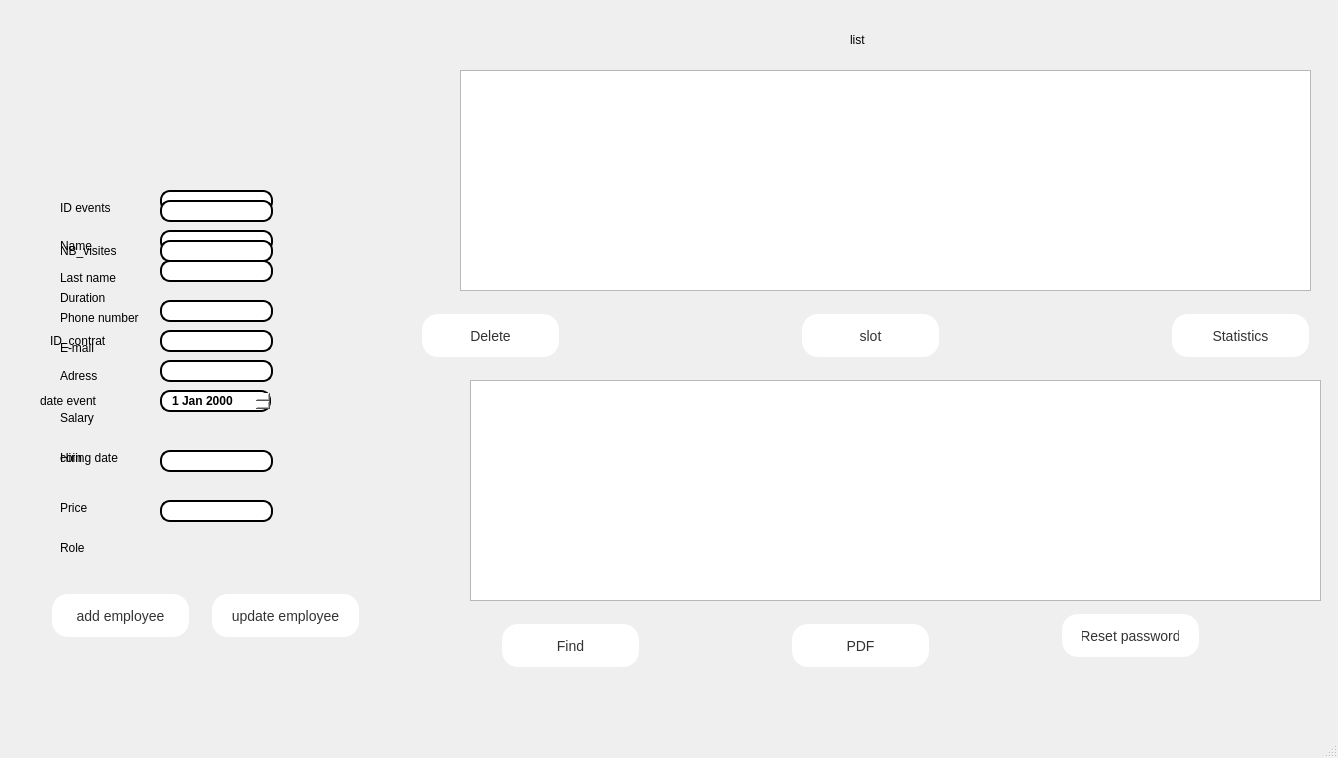
<?xml version="1.0" encoding="UTF-8"?>
<ui version="4.0">
 <class>gestion_guests</class>
 <widget class="QMainWindow" name="gestion_guests">
  <property name="geometry">
   <rect>
    <x>0</x>
    <y>0</y>
    <width>1338</width>
    <height>758</height>
   </rect>
  </property>
  <property name="windowTitle">
   <string>MainWindow</string>
  </property>
  <widget class="QWidget" name="centralwidget">
   <widget class="QLabel" name="label_9">
    <property name="geometry">
     <rect>
      <x>60</x>
      <y>340</y>
      <width>56</width>
      <height>16</height>
     </rect>
    </property>
    <property name="text">
     <string>E-mail</string>
    </property>
   </widget>
   <widget class="QTableView" name="tableView_2">
    <property name="geometry">
     <rect>
      <x>470</x>
      <y>380</y>
      <width>851</width>
      <height>221</height>
     </rect>
    </property>
   </widget>
   <widget class="QLineEdit" name="lineEdit_3">
    <property name="geometry">
     <rect>
      <x>160</x>
      <y>230</y>
      <width>113</width>
      <height>22</height>
     </rect>
    </property>
    <property name="styleSheet">
     <string notr="true">QLineEdit {

border: 2px solid black;

border-radius: 10px;

padding: 0 8px;

background: white;

font-weight: bold; /* Le texte est en gras */

}</string>
    </property>
   </widget>
   <widget class="QLineEdit" name="lineEdit_2">
    <property name="geometry">
     <rect>
      <x>160</x>
      <y>190</y>
      <width>113</width>
      <height>22</height>
     </rect>
    </property>
    <property name="styleSheet">
     <string notr="true">QLineEdit {

border: 2px solid black;

border-radius: 10px;

padding: 0 8px;

background: white;

font-weight: bold; /* Le texte est en gras */

}</string>
    </property>
   </widget>
   <widget class="QPushButton" name="pushButton_5">
    <property name="geometry">
     <rect>
      <x>790</x>
      <y>620</y>
      <width>141</width>
      <height>51</height>
     </rect>
    </property>
    <property name="styleSheet">
     <string notr="true">QPushButton {
   background-color: #fff;
   border: none;
   color: #333;
   padding: 10px 20px;
   text-align: center;
   text-decoration: none;
   display: inline-block;
   font-size: 14px;
   margin: 4px 2px;
   cursor: pointer;
   border-radius: 16px;

}

QPushButton:hover {
   background-color: #EF829B;
}
QPushButton:pressed
{
    background-color: rgb(255, 180, 5);
    border: 1px solid white;
}</string>
    </property>
    <property name="text">
     <string>PDF</string>
    </property>
   </widget>
   <widget class="QLabel" name="label">
    <property name="geometry">
     <rect>
      <x>-10</x>
      <y>0</y>
      <width>1401</width>
      <height>751</height>
     </rect>
    </property>
    <property name="styleSheet">
     <string notr="true">background-image: url(:/back/backprj.png);</string>
    </property>
    <property name="text">
     <string/>
    </property>
   </widget>
   <widget class="QLabel" name="label_6">
    <property name="geometry">
     <rect>
      <x>60</x>
      <y>230</y>
      <width>121</width>
      <height>31</height>
     </rect>
    </property>
    <property name="text">
     <string>Name </string>
    </property>
   </widget>
   <widget class="QLineEdit" name="lineEdit_5">
    <property name="geometry">
     <rect>
      <x>160</x>
      <y>300</y>
      <width>113</width>
      <height>22</height>
     </rect>
    </property>
    <property name="styleSheet">
     <string notr="true">QLineEdit {

border: 2px solid black;

border-radius: 10px;

padding: 0 8px;

background: white;

font-weight: bold; /* Le texte est en gras */

}</string>
    </property>
   </widget>
   <widget class="QPushButton" name="pushButton_6">
    <property name="geometry">
     <rect>
      <x>1170</x>
      <y>310</y>
      <width>141</width>
      <height>51</height>
     </rect>
    </property>
    <property name="styleSheet">
     <string notr="true">QPushButton {
   background-color: #fff;
   border: none;
   color: #333;
   padding: 10px 20px;
   text-align: center;
   text-decoration: none;
   display: inline-block;
   font-size: 14px;
   margin: 4px 2px;
   cursor: pointer;
   border-radius: 16px;

}

QPushButton:hover {
   background-color: #EF829B;
}
QPushButton:pressed
{
    background-color: rgb(255, 180, 5);
    border: 1px solid white;
}</string>
    </property>
    <property name="text">
     <string>Statistics</string>
    </property>
   </widget>
   <widget class="QLabel" name="label_10">
    <property name="geometry">
     <rect>
      <x>60</x>
      <y>410</y>
      <width>56</width>
      <height>16</height>
     </rect>
    </property>
    <property name="text">
     <string>Salary </string>
    </property>
   </widget>
   <widget class="QPushButton" name="pushButton_8">
    <property name="geometry">
     <rect>
      <x>1060</x>
      <y>610</y>
      <width>141</width>
      <height>51</height>
     </rect>
    </property>
    <property name="styleSheet">
     <string notr="true">QPushButton {
   background-color: #fff;
   border: none;
   color: #333;
   padding: 10px 20px;
   text-align: center;
   text-decoration: none;
   display: inline-block;
   font-size: 14px;
   margin: 4px 2px;
   cursor: pointer;
   border-radius: 16px;

}

QPushButton:hover {
   background-color: #EF829B;
}
QPushButton:pressed
{
    background-color: rgb(255, 180, 5);
    border: 1px solid white;
}</string>
    </property>
    <property name="text">
     <string>Reset password</string>
    </property>
   </widget>
   <widget class="QLabel" name="label_14">
    <property name="geometry">
     <rect>
      <x>60</x>
      <y>540</y>
      <width>56</width>
      <height>16</height>
     </rect>
    </property>
    <property name="text">
     <string>Role</string>
    </property>
   </widget>
   <widget class="QLineEdit" name="lineEdit">
    <property name="geometry">
     <rect>
      <x>160</x>
      <y>360</y>
      <width>113</width>
      <height>22</height>
     </rect>
    </property>
    <property name="styleSheet">
     <string notr="true">QLineEdit {

border: 2px solid black;

border-radius: 10px;

padding: 0 8px;

background: white;

font-weight: bold; /* Le texte est en gras */

}</string>
    </property>
   </widget>
   <widget class="QPushButton" name="pushButton_2">
    <property name="geometry">
     <rect>
      <x>210</x>
      <y>590</y>
      <width>151</width>
      <height>51</height>
     </rect>
    </property>
    <property name="styleSheet">
     <string notr="true">QPushButton {
   background-color: #fff;
   border: none;
   color: #333;
   padding: 10px 20px;
   text-align: center;
   text-decoration: none;
   display: inline-block;
   font-size: 14px;
   margin: 4px 2px;
   cursor: pointer;
   border-radius: 16px;

}

QPushButton:hover {
   background-color: #EF829B;
}
QPushButton:pressed
{
    background-color: rgb(255, 180, 5);
    border: 1px solid white;
}</string>
    </property>
    <property name="text">
     <string>update employee</string>
    </property>
   </widget>
   <widget class="QLabel" name="label_11">
    <property name="geometry">
     <rect>
      <x>60</x>
      <y>450</y>
      <width>81</width>
      <height>16</height>
     </rect>
    </property>
    <property name="text">
     <string>Hiring date </string>
    </property>
   </widget>
   <widget class="QLabel" name="label_8">
    <property name="geometry">
     <rect>
      <x>60</x>
      <y>360</y>
      <width>81</width>
      <height>31</height>
     </rect>
    </property>
    <property name="text">
     <string>Adress </string>
    </property>
   </widget>
   <widget class="QLabel" name="label_13">
    <property name="geometry">
     <rect>
      <x>60</x>
      <y>310</y>
      <width>111</width>
      <height>16</height>
     </rect>
    </property>
    <property name="text">
     <string>Phone number </string>
    </property>
   </widget>
   <widget class="QLabel" name="label_7">
    <property name="geometry">
     <rect>
      <x>60</x>
      <y>270</y>
      <width>81</width>
      <height>16</height>
     </rect>
    </property>
    <property name="text">
     <string>Last name </string>
    </property>
   </widget>
   <widget class="QLineEdit" name="lineEdit_4">
    <property name="geometry">
     <rect>
      <x>160</x>
      <y>260</y>
      <width>113</width>
      <height>22</height>
     </rect>
    </property>
    <property name="styleSheet">
     <string notr="true">QLineEdit {

border: 2px solid black;

border-radius: 10px;

padding: 0 8px;

background: white;

font-weight: bold; /* Le texte est en gras */

}</string>
    </property>
   </widget>
   <widget class="QLabel" name="label_2">
    <property name="geometry">
     <rect>
      <x>0</x>
      <y>0</y>
      <width>371</width>
      <height>721</height>
     </rect>
    </property>
    <property name="styleSheet">
     <string notr="true">background-image: url(:/back/421525424_1539931383656472_8078008905184343449_n.png);</string>
    </property>
    <property name="text">
     <string/>
    </property>
   </widget>
   <widget class="QPushButton" name="pushButton_3">
    <property name="geometry">
     <rect>
      <x>420</x>
      <y>310</y>
      <width>141</width>
      <height>51</height>
     </rect>
    </property>
    <property name="styleSheet">
     <string notr="true">QPushButton {
   background-color: #fff;
   border: none;
   color: #333;
   padding: 10px 20px;
   text-align: center;
   text-decoration: none;
   display: inline-block;
   font-size: 14px;
   margin: 4px 2px;
   cursor: pointer;
   border-radius: 16px;

}

QPushButton:hover {
   background-color: #EF829B;
}
QPushButton:pressed
{
    background-color: rgb(255, 180, 5);
    border: 1px solid white;
}</string>
    </property>
    <property name="text">
     <string>Delete</string>
    </property>
   </widget>
   <widget class="QPushButton" name="pushButton_4">
    <property name="geometry">
     <rect>
      <x>500</x>
      <y>620</y>
      <width>141</width>
      <height>51</height>
     </rect>
    </property>
    <property name="styleSheet">
     <string notr="true">QPushButton {
   background-color: #fff;
   border: none;
   color: #333;
   padding: 10px 20px;
   text-align: center;
   text-decoration: none;
   display: inline-block;
   font-size: 14px;
   margin: 4px 2px;
   cursor: pointer;
   border-radius: 16px;

}

QPushButton:hover {
   background-color: #EF829B;
}
QPushButton:pressed
{
    background-color: rgb(255, 180, 5);
    border: 1px solid white;
}</string>
    </property>
    <property name="text">
     <string>Find</string>
    </property>
   </widget>
   <widget class="QLabel" name="label_4">
    <property name="geometry">
     <rect>
      <x>60</x>
      <y>200</y>
      <width>111</width>
      <height>16</height>
     </rect>
    </property>
    <property name="text">
     <string>ID events</string>
    </property>
   </widget>
   <widget class="QLineEdit" name="lineEdit_7">
    <property name="geometry">
     <rect>
      <x>160</x>
      <y>240</y>
      <width>113</width>
      <height>22</height>
     </rect>
    </property>
    <property name="styleSheet">
     <string notr="true">QLineEdit {

border: 2px solid black;

border-radius: 10px;

padding: 0 8px;

background: white;

font-weight: bold; /* Le texte est en gras */

}</string>
    </property>
   </widget>
   <widget class="QLabel" name="label_3">
    <property name="geometry">
     <rect>
      <x>140</x>
      <y>40</y>
      <width>121</width>
      <height>91</height>
     </rect>
    </property>
    <property name="styleSheet">
     <string notr="true">image: url(:/logo++.png);
image: url(:/logo/logo++.png);</string>
    </property>
    <property name="text">
     <string/>
    </property>
   </widget>
   <widget class="QLabel" name="label_5">
    <property name="geometry">
     <rect>
      <x>850</x>
      <y>30</y>
      <width>161</width>
      <height>20</height>
     </rect>
    </property>
    <property name="text">
     <string>list</string>
    </property>
   </widget>
   <widget class="QLineEdit" name="lineEdit_6">
    <property name="geometry">
     <rect>
      <x>160</x>
      <y>200</y>
      <width>113</width>
      <height>22</height>
     </rect>
    </property>
    <property name="styleSheet">
     <string notr="true">QLineEdit {

border: 2px solid black;

border-radius: 10px;

padding: 0 8px;

background: white;

font-weight: bold; /* Le texte est en gras */

}</string>
    </property>
   </widget>
   <widget class="QPushButton" name="pushButton">
    <property name="geometry">
     <rect>
      <x>50</x>
      <y>590</y>
      <width>141</width>
      <height>51</height>
     </rect>
    </property>
    <property name="styleSheet">
     <string notr="true">QPushButton {
   background-color: #fff;
   border: none;
   color: #333;
   padding: 10px 20px;
   text-align: center;
   text-decoration: none;
   display: inline-block;
   font-size: 14px;
   margin: 4px 2px;
   cursor: pointer;
   border-radius: 16px;

}

QPushButton:hover {
   background-color: #EF829B;
}
QPushButton:pressed
{
    background-color: rgb(255, 180, 5);
    border: 1px solid white;
}</string>
    </property>
    <property name="text">
     <string>add employee</string>
    </property>
   </widget>
   <widget class="QDateEdit" name="dateEdit">
    <property name="geometry">
     <rect>
      <x>160</x>
      <y>390</y>
      <width>111</width>
      <height>22</height>
     </rect>
    </property>
    <property name="styleSheet">
     <string notr="true">QDateEdit {

border: 2px solid black;

border-radius: 10px;

padding: 0 8px;

background: white;

font-weight: bold; /* Le texte est en gras */

}</string>
    </property>
   </widget>
   <widget class="QTableView" name="tableView">
    <property name="geometry">
     <rect>
      <x>460</x>
      <y>70</y>
      <width>851</width>
      <height>221</height>
     </rect>
    </property>
   </widget>
   <widget class="QLabel" name="label_15">
    <property name="geometry">
     <rect>
      <x>60</x>
      <y>240</y>
      <width>71</width>
      <height>21</height>
     </rect>
    </property>
    <property name="text">
     <string>NB_visites</string>
    </property>
   </widget>
   <widget class="QLabel" name="label_16">
    <property name="geometry">
     <rect>
      <x>60</x>
      <y>290</y>
      <width>56</width>
      <height>16</height>
     </rect>
    </property>
    <property name="text">
     <string>Duration</string>
    </property>
   </widget>
   <widget class="QLabel" name="label_17">
    <property name="geometry">
     <rect>
      <x>50</x>
      <y>330</y>
      <width>101</width>
      <height>21</height>
     </rect>
    </property>
    <property name="text">
     <string>ID_contrat</string>
    </property>
   </widget>
   <widget class="QLabel" name="label_19">
    <property name="geometry">
     <rect>
      <x>40</x>
      <y>390</y>
      <width>91</width>
      <height>21</height>
     </rect>
    </property>
    <property name="text">
     <string>date event</string>
    </property>
   </widget>
   <widget class="QLabel" name="label_20">
    <property name="geometry">
     <rect>
      <x>60</x>
      <y>450</y>
      <width>56</width>
      <height>16</height>
     </rect>
    </property>
    <property name="text">
     <string>coin</string>
    </property>
   </widget>
   <widget class="QLabel" name="label_21">
    <property name="geometry">
     <rect>
      <x>60</x>
      <y>500</y>
      <width>56</width>
      <height>16</height>
     </rect>
    </property>
    <property name="text">
     <string>Price</string>
    </property>
   </widget>
   <widget class="QLineEdit" name="lineEdit_8">
    <property name="geometry">
     <rect>
      <x>160</x>
      <y>330</y>
      <width>113</width>
      <height>22</height>
     </rect>
    </property>
    <property name="styleSheet">
     <string notr="true">QLineEdit {

border: 2px solid black;

border-radius: 10px;

padding: 0 8px;

background: white;

font-weight: bold; /* Le texte est en gras */

}</string>
    </property>
   </widget>
   <widget class="QLineEdit" name="lineEdit_10">
    <property name="geometry">
     <rect>
      <x>160</x>
      <y>500</y>
      <width>113</width>
      <height>22</height>
     </rect>
    </property>
    <property name="styleSheet">
     <string notr="true">QLineEdit {

border: 2px solid black;

border-radius: 10px;

padding: 0 8px;

background: white;

font-weight: bold; /* Le texte est en gras */

}</string>
    </property>
   </widget>
   <widget class="QLineEdit" name="lineEdit_11">
    <property name="geometry">
     <rect>
      <x>160</x>
      <y>450</y>
      <width>113</width>
      <height>22</height>
     </rect>
    </property>
    <property name="styleSheet">
     <string notr="true">QLineEdit {

border: 2px solid black;

border-radius: 10px;

padding: 0 8px;

background: white;

font-weight: bold; /* Le texte est en gras */

}</string>
    </property>
   </widget>
   <widget class="QPushButton" name="pushButton_7">
    <property name="geometry">
     <rect>
      <x>210</x>
      <y>590</y>
      <width>151</width>
      <height>51</height>
     </rect>
    </property>
    <property name="styleSheet">
     <string notr="true">QPushButton {
   background-color: #fff;
   border: none;
   color: #333;
   padding: 10px 20px;
   text-align: center;
   text-decoration: none;
   display: inline-block;
   font-size: 14px;
   margin: 4px 2px;
   cursor: pointer;
   border-radius: 16px;

}

QPushButton:hover {
   background-color: #EF829B;
}
QPushButton:pressed
{
    background-color: rgb(255, 180, 5);
    border: 1px solid white;
}</string>
    </property>
    <property name="text">
     <string>update employee</string>
    </property>
   </widget>
   <widget class="QPushButton" name="pushButton_9">
    <property name="geometry">
     <rect>
      <x>800</x>
      <y>310</y>
      <width>141</width>
      <height>51</height>
     </rect>
    </property>
    <property name="styleSheet">
     <string notr="true">QPushButton {
   background-color: #fff;
   border: none;
   color: #333;
   padding: 10px 20px;
   text-align: center;
   text-decoration: none;
   display: inline-block;
   font-size: 14px;
   margin: 4px 2px;
   cursor: pointer;
   border-radius: 16px;

}

QPushButton:hover {
   background-color: #EF829B;
}
QPushButton:pressed
{
    background-color: rgb(255, 180, 5);
    border: 1px solid white;
}</string>
    </property>
    <property name="text">
     <string>slot</string>
    </property>
   </widget>
   <zorder>label</zorder>
   <zorder>label_9</zorder>
   <zorder>tableView_2</zorder>
   <zorder>lineEdit_3</zorder>
   <zorder>lineEdit_2</zorder>
   <zorder>pushButton_5</zorder>
   <zorder>label_6</zorder>
   <zorder>lineEdit_5</zorder>
   <zorder>pushButton_6</zorder>
   <zorder>label_10</zorder>
   <zorder>pushButton_8</zorder>
   <zorder>label_14</zorder>
   <zorder>lineEdit</zorder>
   <zorder>pushButton_2</zorder>
   <zorder>label_11</zorder>
   <zorder>label_8</zorder>
   <zorder>label_13</zorder>
   <zorder>label_7</zorder>
   <zorder>lineEdit_4</zorder>
   <zorder>label_2</zorder>
   <zorder>pushButton_3</zorder>
   <zorder>pushButton_4</zorder>
   <zorder>label_4</zorder>
   <zorder>lineEdit_7</zorder>
   <zorder>label_3</zorder>
   <zorder>label_5</zorder>
   <zorder>lineEdit_6</zorder>
   <zorder>pushButton</zorder>
   <zorder>dateEdit</zorder>
   <zorder>tableView</zorder>
   <zorder>label_15</zorder>
   <zorder>label_16</zorder>
   <zorder>label_17</zorder>
   <zorder>label_19</zorder>
   <zorder>label_20</zorder>
   <zorder>label_21</zorder>
   <zorder>lineEdit_8</zorder>
   <zorder>lineEdit_10</zorder>
   <zorder>lineEdit_11</zorder>
   <zorder>pushButton_7</zorder>
   <zorder>pushButton_9</zorder>
  </widget>
  <widget class="QMenuBar" name="menubar">
   <property name="geometry">
    <rect>
     <x>0</x>
     <y>0</y>
     <width>1338</width>
     <height>26</height>
    </rect>
   </property>
  </widget>
  <widget class="QStatusBar" name="statusbar"/>
 </widget>
 <resources/>
 <connections/>
</ui>
